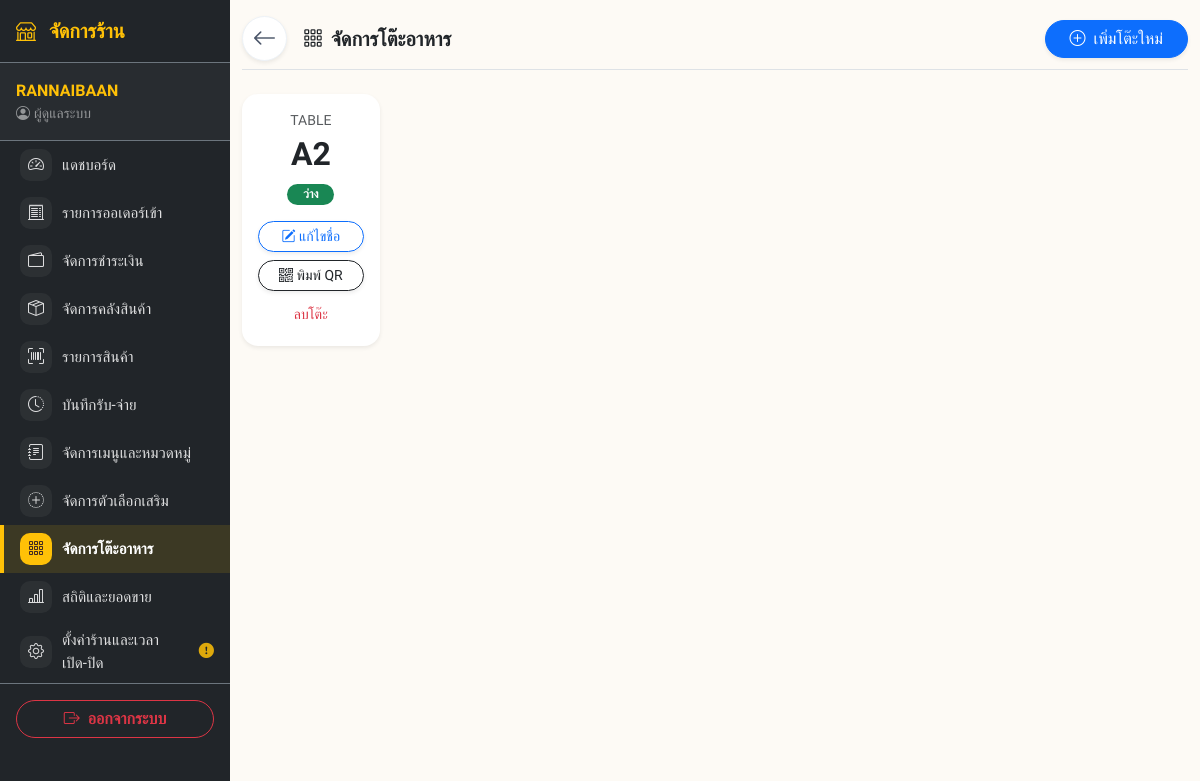
Page /owner/manage_tables.php (signed in) on the earlier database version.
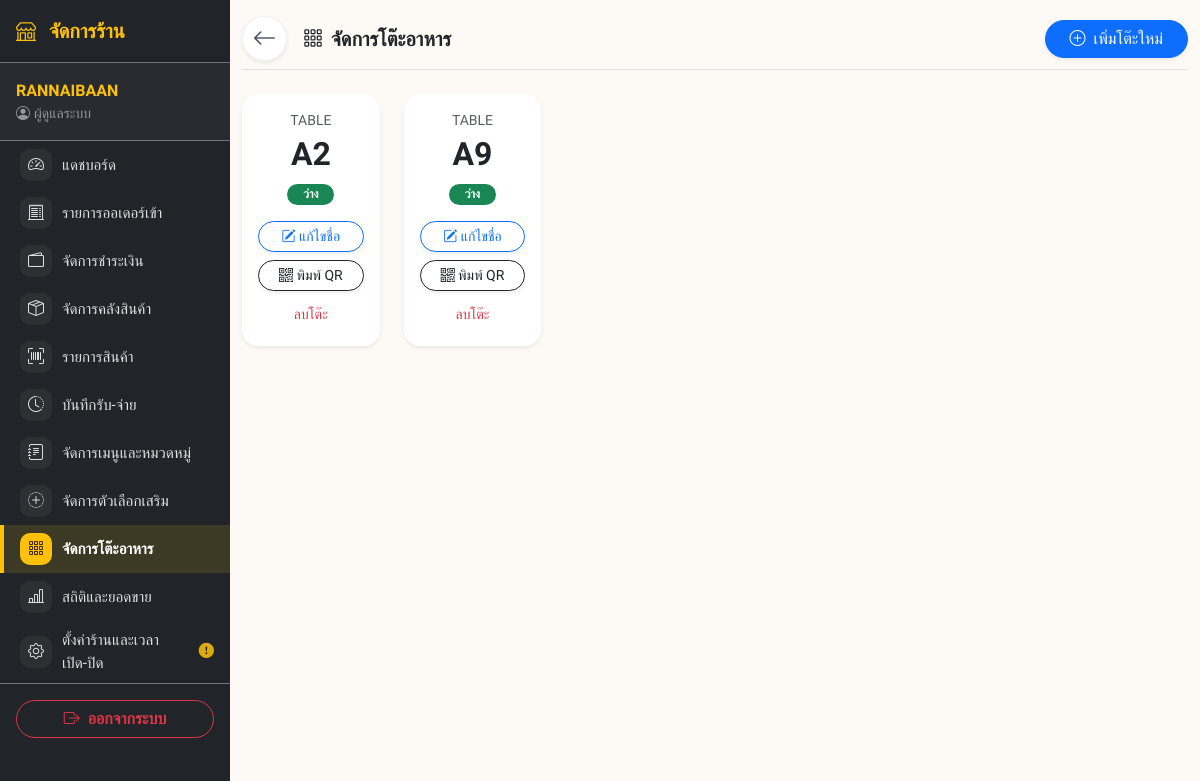
Same page on the later database version.
### tables this page shows
CREATE TABLE `restauranttable` (
  `table_id` int(11) NOT NULL AUTO_INCREMENT,
  `table_number` varchar(20) NOT NULL,
  `status` varchar(20) DEFAULT 'available',
  `created_at` datetime DEFAULT current_timestamp(),
  `join_code` varchar(10) DEFAULT NULL,
  `qr_token` varchar(32) DEFAULT NULL,
  PRIMARY KEY (`table_id`)
);

### includes/table_render.php (the view, shortened to what the changed rows need)
<?php
function render_owner_table_card($t) {
    $is_busy = ($t['status'] !== 'available');
    $t_id = $t['table_id'];
    ?>
    <div class="col-6 col-md-4 col-lg-2" id="card-table-<?= $t_id ?>">
        <div class="card h-100 border-0 shadow-sm rounded-4 text-center p-3 <?= $is_busy ? 'bg-danger text-white' : 'bg-white text-dark' ?> status-card">
            <div class="card-body p-0">
                <div class="small opacity-75 mb-1">TABLE</div>
                <h2 class="fw-bold mb-2"><?= htmlspecialchars($t['table_number']) ?></h2>
                <div class="mb-3 status-badge">
                    <?php if ($is_busy): ?>
                        <span class="badge rounded-pill bg-white text-danger px-3">ไม่ว่าง</span>
                    <?php else: ?>
                        <span class="badge rounded-pill bg-success px-3">ว่าง</span>
                    <?php endif; ?>
                </div>
                <div class="d-grid gap-2 btn-area">
                    <?php if ($is_busy): ?>
                        <button type="button" onclick="ajaxCheckout(<?= $t_id ?>)" class="btn btn-sm btn-light text-danger fw-bold rounded-pill shadow-sm">
                            <i class="bi bi-cash-stack"></i> เช็คบิล
                        </button>
                    <?php else: ?>
                        <button class="btn btn-sm btn-outline-primary rounded-pill shadow-sm" data-bs-toggle="modal" data-bs-target="#editTable<?= $t_id ?>">
                            <i class="bi bi-pencil-square"></i> แก้ไขชื่อ
                        </button>
                        <button type="button" onclick="showQR(<?= htmlspecialchars(json_encode($t['table_number']), ENT_QUOTES) ?>, <?= htmlspecialchars(json_encode($t['qr_token'] ?? ''), ENT_QUOTES) ?>)" class="btn btn-sm btn-outline-dark rounded-pill shadow-sm">
                            <i class="bi bi-qr-code"></i> พิมพ์ QR
                        </button>
                    <?php endif; ?>
                    <form method="POST" action="manage_tables.php" class="d-inline table-mini-form" data-table-action="delete">
                        <button type="submit" class="btn btn-link btn-sm text-<?= $is_busy ? 'white' : 'danger' ?> text-decoration-none x-small">ลบโต๊ะ</button>
                    </form>
                </div>
            </div>
        </div>
    </div>
    <?php
    return ob_get_clean();
}
    ?>

### includes/nav_owner.php (shortened to what the changed rows need)
<?php
$current_page = basename($_SERVER['PHP_SELF']);
$owner_missing_qr = false;
if (isset($_SESSION['owner_id'])) {
    $o_id = $_SESSION['owner_id'];
    $stmt = $conn->prepare("SELECT name, restaurant_name, logo_url, promptpay_qr FROM owner WHERE owner_id = ?");
    $stmt->bind_param("i", $o_id);
    $stmt->execute();
    $result = $stmt->get_result();
    if ($result->num_rows > 0) {
        $o_info = $result->fetch_assoc();
        $owner_missing_qr = empty($o_info['promptpay_qr']);
    }
}
$owner_nav_items = [
    ['page' => 'dashboard.php',        'icon' => 'bi-speedometer2',      'label' => 'แดชบอร์ด'],
    ['page' => 'manage_orders.php',    'icon' => 'bi-receipt-cutoff',    'label' => 'รายการออเดอร์เข้า'],
    ['page' => 'manage_payments.php',  'icon' => 'bi-wallet2',           'label' => 'จัดการชำระเงิน'],
    ['page' => 'manage_stock.php',     'icon' => 'bi-box-seam',          'label' => 'จัดการคลังสินค้า'],
    ['page' => 'product_list.php',     'icon' => 'bi-upc-scan',          'label' => 'รายการสินค้า'],
    ['page' => 'stock_transactions.php', 'icon' => 'bi-clock-history',   'label' => 'บันทึกรับ-จ่าย'],
    ['page' => 'manage_menu.php',      'icon' => 'bi-journal-text',      'label' => 'จัดการเมนูและหมวดหมู่'],
    ['page' => 'manage_toppings.php',  'icon' => 'bi-plus-circle-dotted','label' => 'จัดการตัวเลือกเสริม'],
    ['page' => 'manage_tables.php',    'icon' => 'bi-grid-3x3-gap',      'label' => 'จัดการโต๊ะอาหาร'],
    ['page' => 'reports.php',          'icon' => 'bi-bar-chart-line',    'label' => 'สถิติและยอดขาย'],
    [
        'page' => 'settings.php', 'icon' => 'bi-gear', 'label' => 'ตั้งค่าร้านและเวลาเปิด-ปิด',
        'warn' => $owner_missing_qr, 'warn_title' => 'ยังไม่ได้แนบ QR Code รับเงิน ลูกค้าโอนเงินตอนสั่งกลับบ้านจะไม่เห็น QR ให้สแกนจ่าย',
    ],
];
?>
<div class="owner-shell d-flex">
  <div class="offcanvas-lg offcanvas-start owner-sidebar bg-dark text-white" tabindex="-1" id="ownerSidebar">
    <div class="offcanvas-body p-0 d-flex flex-column">
      <ul class="nav flex-column flex-grow-1 mt-2 mt-lg-0">
        <?php foreach ($owner_nav_items as $item): ?>
        <li class="nav-item">
          <a class="owner-nav-link nav-link text-white py-2 px-3 d-flex align-items-center <?= ($current_page == $item['page']) ? 'active' : ''; ?>" href="../owner/<?= $item['page'] ?>">
            <span class="owner-nav-icon"><i class="bi <?= $item['icon'] ?>"></i></span>
            <span><?= $item['label'] ?></span>
            <?php if ($item['page'] === 'settings.php'): ?>
                <i id="navQrWarnIcon" class="bi bi-exclamation-circle-fill text-warning ms-2" title="<?= htmlspecialchars($item['warn_title'] ?? 'ต้องตรวจสอบการตั้งค่า') ?>" style="<?= empty($item['warn']) ? 'display:none;' : '' ?>"></i>
            <?php elseif (!empty($item['warn'])): ?>
                <i class="bi bi-exclamation-circle-fill text-warning ms-2" title="<?= htmlspecialchars($item['warn_title'] ?? 'ต้องตรวจสอบการตั้งค่า') ?>"></i>
            <?php endif; ?>
          </a>
        </li>
        <?php endforeach; ?>
      </ul>
    </div>
  </div>
  <div class="owner-main flex-grow-1">

### owner/manage_tables.php (shortened to what the changed rows need)
<?php
require_once '../includes/table_render.php';
include '../includes/header_owner.php';
include '../includes/nav_owner.php';
?>
<div class="main-content container-fluid">
    <div class="row g-4" id="table-grid">
        <?php
        $tables = $conn->query("SELECT * FROM restauranttable ORDER BY table_number ASC");
        if($tables && $tables->num_rows > 0):
            while($t = $tables->fetch_assoc()):
                echo render_owner_table_card($t);
            endwhile;
        else: ?>
            <div class="col-12 text-center py-5 text-muted" id="tableEmptyState">ยังไม่มีข้อมูลโต๊ะในระบบ</div>
        <?php endif; ?>
    </div>
</div>
<?php include '../includes/footer_owner.php'; ?>

Differences in the rows shown:
added restauranttable: table_number "A9", status "ว่าง"
